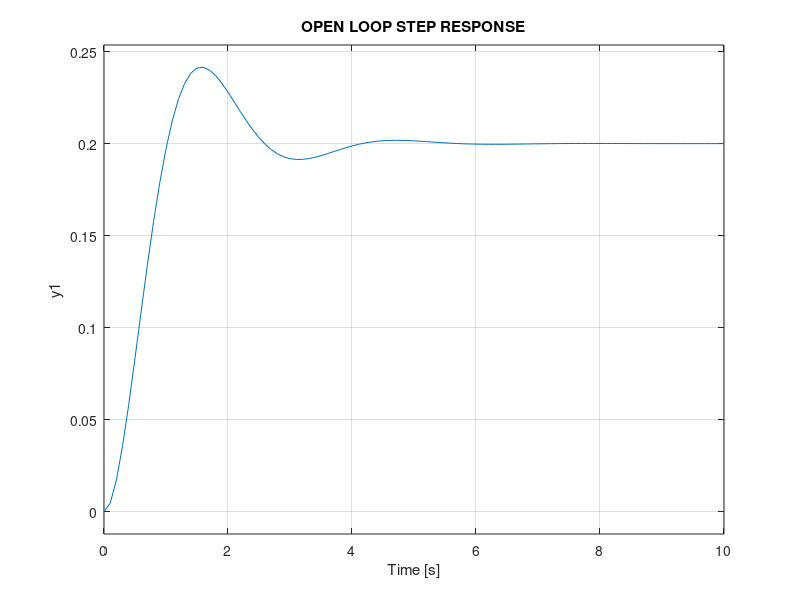

Here is the MATLAB script that generated this plot: (Note: this script raises an error after producing the figure.)
%% =========================================================
% DRONE ALTITUDE STABILIZATION SYSTEM - ADAPTIVE PID VERSION
% FINAL HACKATHON VERSION
% ==========================================================

clear; close all; clc;

%% 1. TRANSFER FUNCTION MODEL
s = tf('s');
G = 1/(s^2 + 2*s + 5); % Drone Plant

%% 2. OPEN LOOP ANALYSIS
figure('Color','w');
step(G,10); title('OPEN LOOP STEP RESPONSE'); grid on;
open_info = stepinfo(G);
pause(0.5);

%% 3. BASE PID PARAMETERS & ADAPTATION SETTINGS
Kp_base = 24;
Ki_base = 12;
Kd_base = 12;

% Adaptation Sensitivity (Higher = more aggressive response to error)
adapt_factor = 1.8; 

C_base = pid(Kp_base, Ki_base, Kd_base);

%% 4. CLOSED LOOP ANALYSIS (Using Base Gains)
T = feedback(C_base*G, 1);
figure('Color','w');
step(T,10); title('CLOSED LOOP STEP RESPONSE (BASE GAINS)'); grid on;
closed_info = stepinfo(T);

%% 5. SIMULATION SETTINGS
dt = 0.01;
T_end = 15;
t = 0:dt:T_end;
N = length(t);
r = ones(1,N); % Reference altitude

%% 6. DISTURBANCE MODEL (Wind Gust at 5s)
wind = zeros(1,N);
gust_idx = round(5/dt):round(6.2/dt);
wind(gust_idx) = 1.5; % Increased gust for adaptive test
wind = wind + 0.04*randn(size(t)); % Turbulence

%% 7. SYSTEM STATES & LOGGING
y = zeros(1,N); v = zeros(1,N); u = zeros(1,N); e = zeros(1,N);
Kp_dynamic = zeros(1,N); % To track how Kp changes
integral_error = 0;
prev_error = 0;

%% 8. LIVE ANIMATION WINDOW
figure('Color','w', 'Position',[100 100 1300 600]);
tiledlayout(1,2);

% Left: Animation
nexttile
hold on; grid on; xlim([-2 2]); ylim([-0.5 2]);
xlabel('Position'); ylabel('Altitude'); title('LIVE ADAPTIVE STABILIZATION');
yline(1,'--r','Target','LineWidth',1.5);
drone = plot(0,0,'ks','MarkerSize',20,'MarkerFaceColor','b');
dist_text = text(-1.7,1.6,'','Color','r','FontSize',12,'FontWeight','bold');

% Right: Real-time Gain Plot
nexttile
hold on; grid on; xlim([0 T_end]); ylim([0 60]);
title('DYNAMIC GAIN ADAPTATION (Kp)');
xlabel('Time (s)'); ylabel('Gain Value');
kp_line = animatedline('Color','m','LineWidth',2);
actual_line = animatedline('Color','b','LineWidth',2);
legend('Dynamic Kp','Altitude');

%% 9. MAIN CONTROL LOOP (ADAPTIVE PID)
for k = 2:N
    % Calculate Error
    e(k) = r(k) - y(k-1);
    
    %% --- ADAPTIVE LOGIC ---
    % Gains increase proportionally to the magnitude of the error
    % This is "Gain Scheduling" based on error states
    Kp = Kp_base * (1 + adapt_factor * abs(e(k)));
    Kd = Kd_base * (1 + adapt_factor * 0.5 * abs(e(k)));
    Ki = Ki_base; % Usually keep Ki constant to prevent integral windup
    
    Kp_dynamic(k) = Kp; % Log for plotting
    
    % PID Terms
    integral_error = integral_error + e(k)*dt;
    derivative = (e(k) - prev_error)/dt;
    
    % Control Signal
    u(k) = Kp*e(k) + Ki*integral_error + Kd*derivative;
    u(k) = min(max(u(k),0), 25); % Actuator Saturation
    
    prev_error = e(k);

    % Drone Dynamics (Physics)
    accel = -2*v(k-1) - 5*y(k-1) + u(k) - wind(k);
    v(k) = v(k-1) + accel*dt;
    y(k) = y(k-1) + v(k)*dt;

    % Animation Updates
    if mod(k,5) == 0 % Update every 5 steps for speed
        shake = 0.12*sin(25*t(k))*abs(wind(k));
        set(drone, 'XData', shake, 'YData', y(k));
        
        if abs(wind(k)) > 0.8
            set(dist_text, 'String', 'GUST DETECTED - ADAPTING GAINS');
            set(drone, 'MarkerFaceColor', 'r');
        else
            set(dist_text, 'String', '');
            set(drone, 'MarkerFaceColor', 'b');
        end
        
        addpoints(kp_line, t(k), Kp);
        addpoints(actual_line, t(k), y(k));
        drawnow limitrate
    end
end

%% 10. FINAL PERFORMANCE ANALYSIS
pre_dist_idx = find(t < 5);
info = stepinfo(y(pre_dist_idx), t(pre_dist_idx), 1);

disp('=================================================')
disp('FINAL PERFORMANCE (ADAPTIVE)')
disp('=================================================')
fprintf('Overshoot       : %.2f %%\n', info.Overshoot);
fprintf('Settling Time   : %.2f s\n', info.SettlingTime);
fprintf('Steady Error    : %.4f\n', abs(1-y(end)));

%% 11. STABILITY ANALYSIS (Bode & Root Locus)
figure('Color','w');
tiledlayout(1,2);
nexttile; rlocus(C_base*G); title('Root Locus (Base)'); grid on;
nexttile; margin(C_base*G); title('Stability Margins (Base)'); grid on;

%% 12. SUMMARY PANEL
figure('Color','w','Position',[300 200 700 400]);
axis off;
text(0.1,0.85,'ADAPTIVE DRONE STABILIZATION','FontSize',18,'FontWeight','bold')
text(0.1,0.70,sprintf('Adaptive Kp Range: %.1f to %.1f', min(Kp_dynamic(20:end)), max(Kp_dynamic)),'FontSize',12)
text(0.1,0.60,sprintf('Overshoot: %.2f %%', info.Overshoot),'FontSize',12)
text(0.1,0.50,sprintf('Settling Time: %.2f s', info.SettlingTime),'FontSize',12)
text(0.1,0.40,'Status: DISTURBANCE REJECTED','Color','g','FontWeight','bold','FontSize',14)
